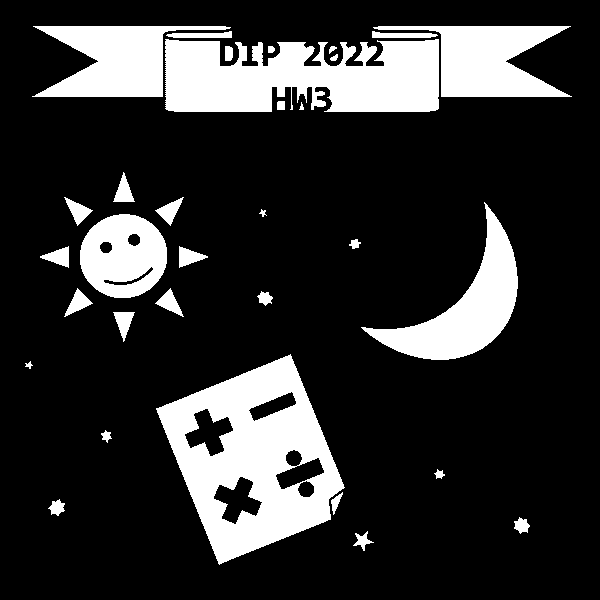
#> input picture HW3/hw3_sample_images/sample1.png, 600 x 600 px; its folder holds 3 pictures in this run
$ python hw3_problem1_b.py
#> lines starting #> are read from the running program, lines starting #| are printed output that depends on the picture; after the words box and inside, x2 and y2 are one past the last pixel; in counts of white or black regions, pixels touching at a corner belong together
import os
import argparse
import numpy as np
import cv2
import time
import copy

class Img():
    def __init__(self, img):
        self.img = img


    def translation(self, y, x):
        tmp = np.zeros(self.img.shape)
        idx = np.where(self.img==255)
        tmp[(idx[0]+y,idx[1]+x)] = 255

        return tmp

    def dilation(self, H, origin = (1,1)):
        output = np.zeros(self.img.shape).astype(np.uint8)
        for i,j in zip(np.where(H==1)[0],np.where(H==1)[1]):
            output = output | self.translation(i-origin[0],j-origin[1]).astype(np.uint8)

        return output

    def erosion(self, H, origin = (1,1)):
        output = np.ones(self.img.shape).astype(np.uint8)*255
        for i,j in zip(np.where(H==1)[0],np.where(H==1)[1]):
            output = output & self.translation(i-origin[0],j-origin[1]).astype(np.uint8)

        return output

    def complement(self):
        return np.ones(self.img.shape).astype(np.uint8)*255 - self.img


def main(opt):
    file_path = os.path.dirname(os.path.abspath(__file__))
    img_sample1 = cv2.imread(os.path.join(file_path, 'hw3_sample_images', opt.input), cv2.IMREAD_GRAYSCALE)
#> img_sample1: shape (600, 600); 19.1% white; 32 white regions, largest, box (x1, y1, x2, y2) and area: (156, 354, 345, 565) 19993, (165, 39, 439, 112) 16195, (361, 202, 518, 360) 7937
    org = Img(img_sample1)
    tmp = np.zeros(img_sample1.shape)
    tmp[242,103] = tmp[234,132] = tmp[269,149] = \
    tmp[475,300] = tmp[462,295] = tmp[487,305] = \
    tmp[400,290] = tmp[425,205] = tmp[500,235] = 255
    result2 = Img(tmp)


    H = np.array([[0,1,0],[1,1,1],[0,1,0]])
    for _ in range(100):
        result2.img = result2.dilation(H) & org.complement()
#> this loop made 100 passes
#> pass 1, in main, `result2.img = result2.dilation(H) & org.complement()`:
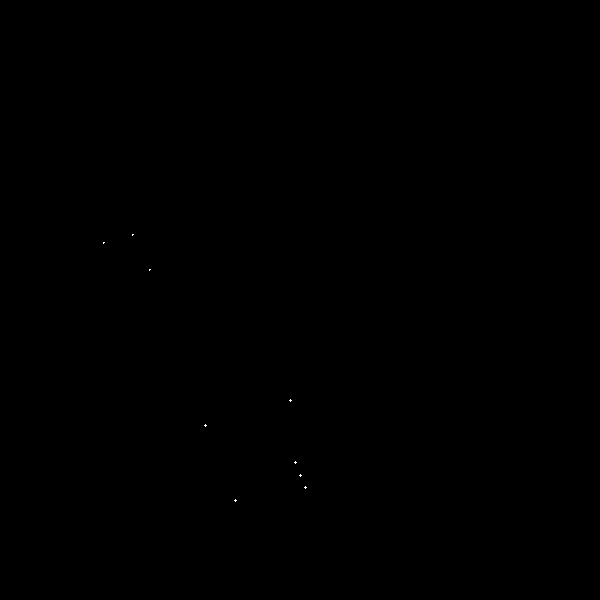
#> result2.img: shape (600, 600); 0.01% white in thin lines or dots, all inside (x1, y1, x2, y2) = (103, 234, 307, 502)
    result2.img = result2.img | org.img
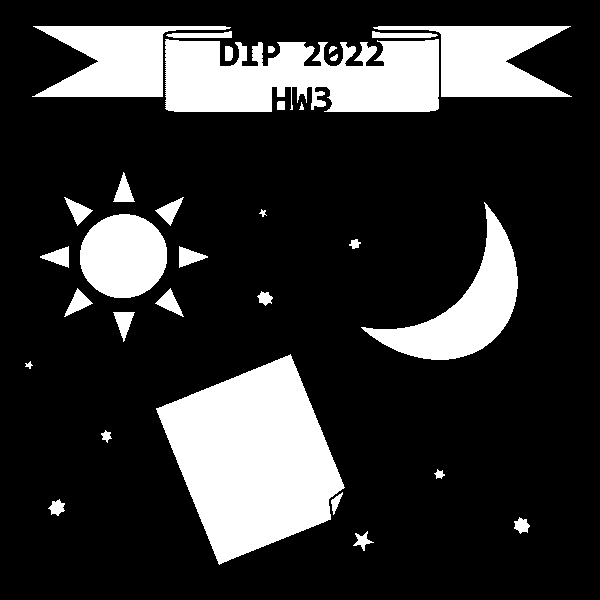
#> result2.img: shape (600, 600); 20.3% white; 32 white regions, largest, box (x1, y1, x2, y2) and area: (156, 354, 345, 565) 24003, (165, 39, 439, 112) 16195, (361, 202, 518, 360) 7937
    cv2.imwrite(os.path.join(file_path, opt.output1),result2.img)


    # [11 lines of commented-out code are left out]


if __name__ == "__main__":
    parser = argparse.ArgumentParser()
    parser.add_argument('--input', default='sample1.png', help='input image')
    parser.add_argument('--output1', default='result2.png', help='output image')
    opt = parser.parse_args()

    main(opt)
